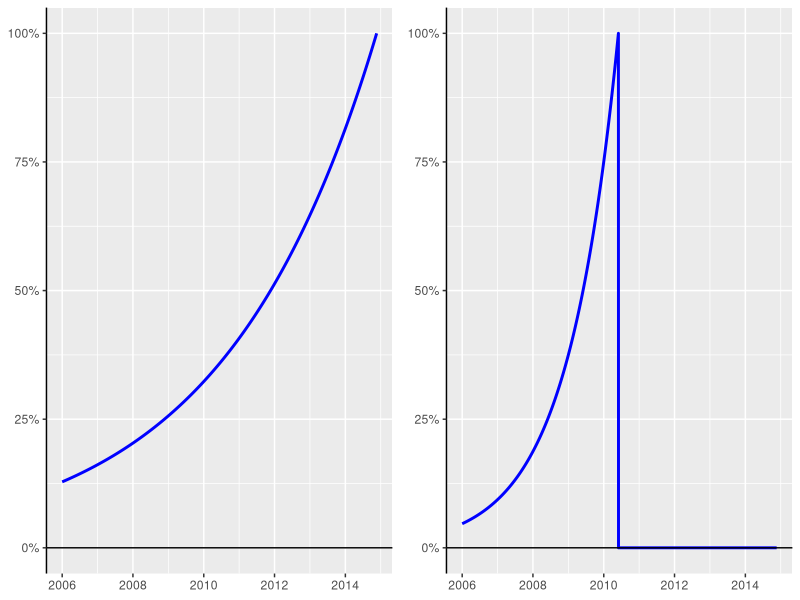

Write R code to recreate this figure.
## ---- chunk 1

startdate1 <- as.Date("2006-01-01")
enddate1 <- as.Date("2014-11-20")
halflife1 <- 36 # Half-life in months
startdate2 <- as.Date("2006-01-01")
enddate2 <- as.Date("2010-06-01")
halflife2 <- 12 # Half-life in months

## ---- chunk 2
suppressWarnings(library(scales))
suppressWarnings(library(ggplot2))
suppressWarnings(library(grid))

# Multiple plot function
#
# ggplot objects can be passed in ..., or to plotlist (as a list of ggplot objects)
# - cols:   Number of columns in layout
# - layout: A matrix specifying the layout. If present, 'cols' is ignored.
#
# If the layout is something like matrix(c(1,2,3,3), nrow=2, byrow=TRUE),
# then plot 1 will go in the upper left, 2 will go in the upper right, and
# 3 will go all the way across the bottom.
#
multiplot <- function(..., plotlist=NULL, file, cols=1, layout=NULL) {

  require(grid)
  
  # Make a list from the ... arguments and plotlist
  plots <- c(list(...), plotlist)

  numPlots = length(plots)

  # If layout is NULL, then use 'cols' to determine layout
  if (is.null(layout)) {
    # Make the panel
    # ncol: Number of columns of plots
    # nrow: Number of rows needed, calculated from # of cols
    layout <- matrix(seq(1, cols * ceiling(numPlots/cols)),
                    ncol = cols, nrow = ceiling(numPlots/cols))
  }

 if (numPlots==1) {
    print(plots[[1]])

  } else {
    # Set up the page
    grid.newpage()
    pushViewport(viewport(layout = grid.layout(nrow(layout), ncol(layout))))

    # Make each plot, in the correct location
    for (i in 1:numPlots) {
      # Get the i,j matrix positions of the regions that contain this subplot
      matchidx <- as.data.frame(which(layout == i, arr.ind = TRUE))

      print(plots[[i]], vp = viewport(layout.pos.row = matchidx$row,
                                      layout.pos.col = matchidx$col))
    }
  }
}

beta1 <- halflife1*(365/12)/log(2) # Convert to beta for exponential decay (days) 
beta2 <- halflife2*(365/12)/log(2) # Convert to beta for exponential decay (days) 
x<-seq(as.Date("2006-01-01"),as.Date("2014-11-20"),1)

y1<-as.numeric(x>=startdate1&x<=enddate1)
y1<-y1*(exp(-as.numeric(enddate1-x)/beta1)/(beta1))
y1<-y1/max(y1)

y2<-as.numeric(x>=startdate2&x<=enddate2)
y2<-y2*(exp(-as.numeric(enddate2-x)/beta2)/(beta2))
y2<-y2/max(y2)

p1 <- ggplot(data = data.frame("x"=x,"y"=y1),
       aes(x=x,y=y)) +
       geom_line(colour = "blue",size = 1) +
       geom_abline(intercept=0, slope=0) +
       scale_y_continuous(limits=c(0,1),labels = percent) +
       theme(axis.line = element_line(colour = "black", size = 0.5)) +
       theme(axis.line.x = element_blank()) +
       theme(axis.title.x = element_blank()) +
       theme(axis.title.y = element_blank()) +
       ylab("Importance in model") +
       xlab("Date of match result") +
       theme(axis.line.y = element_line(colour = "black", size = 0.5))
p2 <- ggplot(data = data.frame("x"=x,"y"=y2),
       aes(x=x,y=y)) +
       geom_line(colour = "blue",size = 1) +
       geom_abline(intercept=0, slope=0) +
       scale_y_continuous(limits=c(0,1),labels = percent) +
       theme(axis.line = element_line(colour = "black", size = 0.5)) +
       theme(axis.line.x = element_blank()) +
       theme(axis.title.x = element_blank()) +
       theme(axis.title.y = element_blank()) +
       theme(axis.line.y = element_line(colour = "black", size = 0.5))

multiplot(p1,p2,cols=2)
